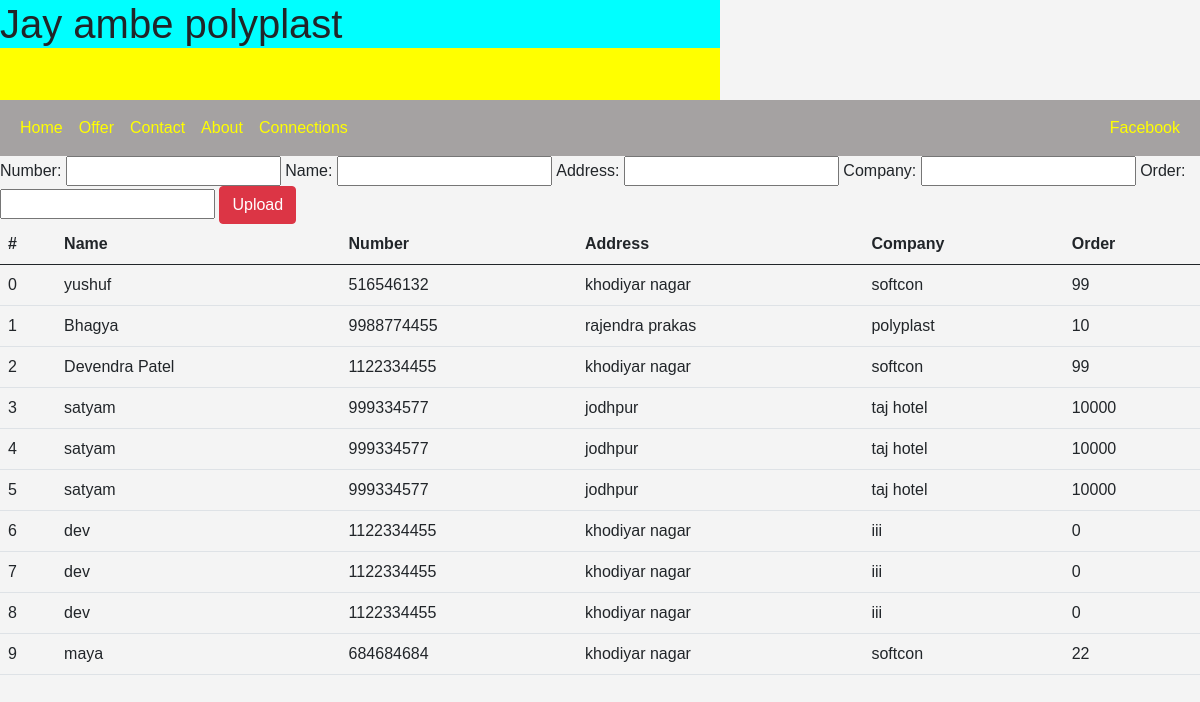
Page /products/mycontact/ on the committed database.
### products/models.py (models this page shows, shortened)
class myContact(models.Model):
    serial_no = models.AutoField(primary_key=True)
    name = models.CharField(max_length=100)
    number = models.CharField(max_length=17)
    address = models.CharField(max_length=100)
    company = models.CharField(max_length=100)
    order = models.CharField(max_length=30)

### products/views.py (the view)
# urls.py: path('mycontact/',views.mycontact,name='connections'),
def mycontact(req):
   if req.method == "POST":
      form = myContact(req.POST, req.FILES)
      if form.is_valid():
        form.save()
   form = myContact
   contacts = myContact_model.objects.all()
   return render(req, 'numCollection.html',{'contacts':contacts,'form':form})

### products/templates/numCollection.html (shortened to what this page needs)
    {% include 'main.html' %}
    {% block menu %}
      <form action="" method="post" enctype="multipart/form-data">
        {{form}}
        <input type="submit" class="btn btn-danger" value="Upload"></form>
      <table class="table">
        <thead>
          <tr>
            <th colspan="1">#</th>
            <th colspan="2">Name</th>
            <th colspan="2">Number</th>
            <th colspan="3">Address</th>
            <th colspan="2">Company</th>
            <th colspan="2">Order</th>
          </tr>
        </thead>
        <tbody>
          {% for ele in contacts %}
          <tr>
            <td colspan="1">{{ele.serial_no}}</td>
            <td colspan="2">{{ele.name}}</td>
            <td colspan="2">{{ele.number}}</td>
            <td colspan="3">{{ele.address}}</td>
            <td colspan="2">{{ele.company}}</td>
            <td colspan="2">{{ele.order}}</td>
          </tr>
          {% endfor %}
        </tbody>
      </table>
      {% endblock %}

### products/templates/main.html (shortened to what this page needs)
<!doctype html>
{% load static %}
<html lang="en">
  <head>
    <link href="https://cdn.jsdelivr.net/npm/bootstrap@5.0.2/dist/css/bootstrap.min.css" rel="stylesheet">
    <link rel="stylesheet" href="{% static 'css/theme.css' %}">
    <link rel="stylesheet" href="{% static 'css/styles.css' %}">
  </head>
  <body>
    {% include 'nav.html' %}
  </body>
</html>

### products/templates/nav.html (shortened to what this page needs)
<!doctype html>
{% load static %}
<html lang="en">
  <head>
    <link href="https://cdn.jsdelivr.net/npm/bootstrap@5.0.2/dist/css/bootstrap.min.css" rel="stylesheet">
    <link rel="stylesheet" type="text/css" href="{% static 'css/theme.css' %}">
    <link rel="stylesheet" type="text/css" href="{% static 'css/styles.css' %}">
  </head>
  <body>
    <nav class="" id="zzz" >
      <h1>Jay ambe polyplast</h1>
    </nav>
    <nav class="navbar navbar-expand-lg" style="background-color: rgb(165, 162, 162); color:rgb(177, 61, 61);">
        <div class=" container-fluid">
          <div class="collapse navbar-collapse " id="navbarNavDropdown" style="justify-content: space-between;" >
            <ul class="navbar-nav sp_a_color">
              <li class="nav-item">
                <a class="nav-link active " aria-current="page" href="{% url 'products:collection' %}">Home</a>
              </li>
              <li class="nav-item">
                <a class="nav-link" href="">Offer</a>
              </li>
              <li class="nav-item">
                <a class="nav-link" href="">Contact</a>
              </li>
              <li class="nav-item">
                <a class="nav-link" href="{% url 'products:about' %}">About</a>
              </li>
              <li class="nav-item ">
                <a class="nav-link" href="{% url 'products:connections' %}">Connections</a>
              </li>
            </ul>
            <ul class="navbar-nav sp_a_color" >
               <li  class="nav-item " ><a class="nav-link" target="_blank" href="https://www.instagram.com/l_._devendra_._l/">Facebook</a> </li>
            </ul>
          </div>
        </div>
      </nav>
  </body>
</html>

### static/css/theme.css (style rules this page uses)
ul.sp_a_color li a { color:yellow; }

### static/css/styles.css (style rules this page uses)
body, h1, p { margin: 0; padding: 0; background-color: aqua; }
body { font-family: Arial, sans-serif; background-color: #f4f4f4; }
#zzz { width:60%; height: 100px; background-color:yellow; }

### rows in the picture
myContact: serial_no "0", name "yushuf", number "516546132", address "khodiyar nagar", company "softcon", order "99"
myContact: serial_no "1", name "Bhagya", number "9988774455", address "rajendra prakas", company "polyplast", order "10"
myContact: serial_no "2", name "Devendra Patel", number "1122334455", address "khodiyar nagar", company "softcon", order "99"
myContact: serial_no "3", name "satyam", number "999334577", address "jodhpur", company "taj hotel", order "10000"
myContact: serial_no "4", name "satyam", number "999334577", address "jodhpur", company "taj hotel", order "10000"
myContact: serial_no "5", name "satyam", number "999334577", address "jodhpur", company "taj hotel", order "10000"
myContact: serial_no "6", name "dev", number "1122334455", address "khodiyar nagar", company "iii", order "0"
myContact: serial_no "7", name "dev", number "1122334455", address "khodiyar nagar", company "iii", order "0"
myContact: serial_no "8", name "dev", number "1122334455", address "khodiyar nagar", company "iii", order "0"
myContact: serial_no "9", name "maya", number "684684684", address "khodiyar nagar", company "softcon", order "22"
